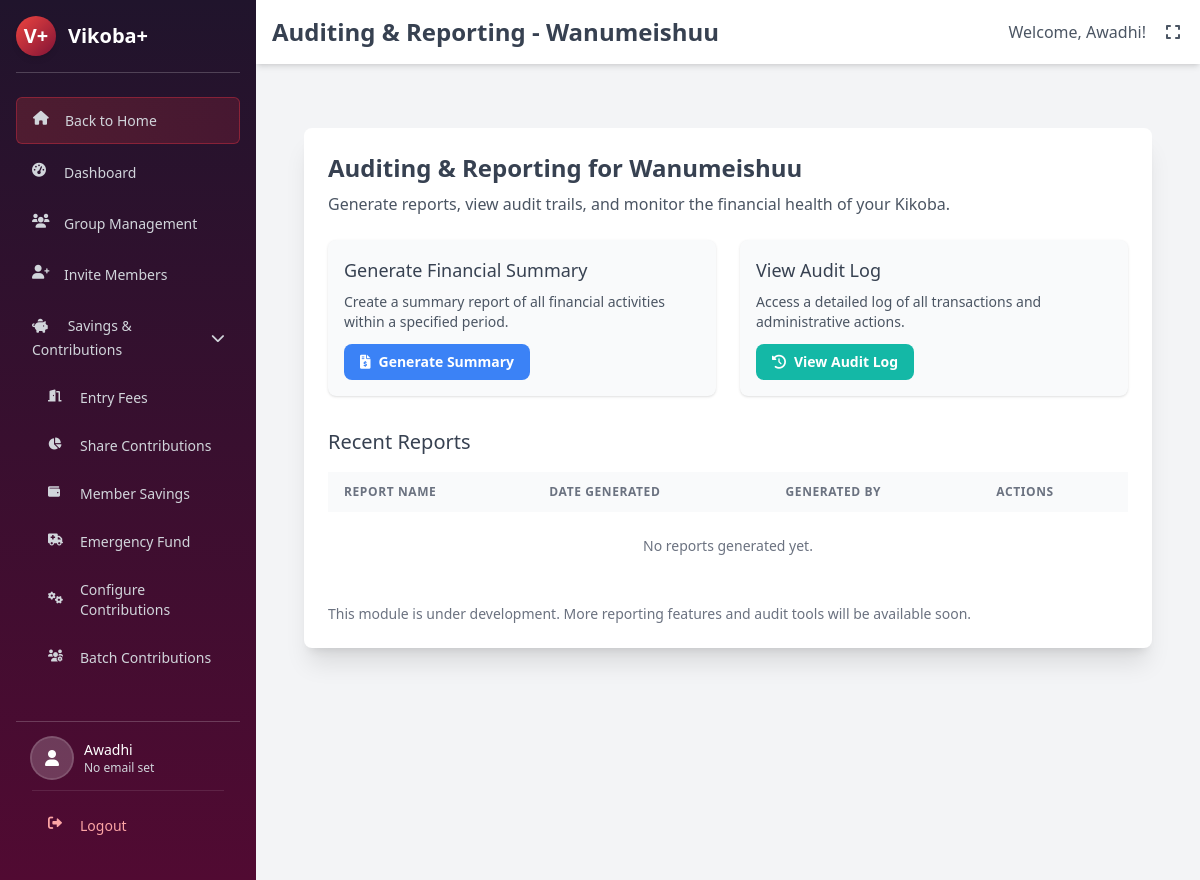
Page /dashboard/kikoba-admin/auditing-reporting/ (signed in) on the committed database.
### registration/models.py (models this page shows, shortened)
class User(AbstractBaseUser, PermissionsMixin):
    ROLE_CHOICES = (
        ('admin', 'Admin'),
        ('member', 'Member'),
        ('kikoba_admin', 'Kikoba Admin'),
        ('accountant', 'Accountant'),
    )
    phone_number = models.CharField(max_length=15, unique=True) # This is the USERNAME_FIELD
    name = models.CharField(max_length=255)
    email = models.EmailField(max_length=255, blank=True, null=True)
    role = models.CharField(max_length=15, choices=ROLE_CHOICES, default='member')
    nida_number = models.CharField(max_length=30, blank=True, null=True, unique=True, help_text="National ID number, if available.")
    phone_number_verified = models.BooleanField(default=False)
    profile_photo = models.ImageField(upload_to='profile_photos/', blank=True, null=True)
    verification_method = models.CharField(max_length=50, blank=True, null=True, help_text="e.g., NIDA, PHONE_PHOTO_MEMBER_VERIFIED")
    verification_status = models.CharField(max_length=20, default='pending', help_text="e.g., pending, verified, rejected")
    date_joined = models.DateTimeField(default=timezone.now)
    is_active = models.BooleanField(default=True)
    is_staff = models.BooleanField(default=False)
    objects = UserManager()
    USERNAME_FIELD = 'phone_number'
    REQUIRED_FIELDS = ['name'] # For createsuperuser: name is required in addition to phone_number

### groups/models.py (models this page shows, shortened)
class Kikoba(models.Model): # Renamed from Group
    GROUP_TYPE_CHOICES = (
        ('standard', 'Standard VIKOBA (Variable-Share ASCA)'),
        ('fixed_share', 'Fixed-Share VIKOBA'),
        ('interest_refund', 'Interest Refund VIKOBA'),
        ('rosca', 'ROSCA (Rotating Savings)'),
        ('welfare', 'Welfare/Help Group (WCG)'),
    )
    FREQUENCY_CHOICES = (
        ('daily', 'Daily'),
        ('weekly', 'Weekly'),
        ('biweekly', 'Bi-weekly'),
        ('monthly', 'Monthly'),
    )
    name = models.CharField(max_length=255, unique=True)
    description = models.TextField(blank=True, null=True)
    created_by = models.ForeignKey(settings.AUTH_USER_MODEL, on_delete=models.SET_NULL, null=True, related_name='created_vikoba')
    created_at = models.DateTimeField(auto_now_add=True)
    contribution_frequency = models.CharField(max_length=10, choices=FREQUENCY_CHOICES, default='monthly')
    interest_rate = models.DecimalField(max_digits=5, decimal_places=2, default=5.00)
    loan_limit_factor = models.DecimalField(max_digits=5, decimal_places=2, default=3.00)
    loan_term_days = models.PositiveIntegerField(default=90)
    late_payment_penalty = models.DecimalField(max_digits=5, decimal_places=2, default=1.00)
    is_active = models.BooleanField(default=True)
    is_center_kikoba = models.BooleanField(default=False, help_text=_('Can new members join this Kikoba directly from a central registration form?'))
    location = models.CharField(max_length=255, blank=True, null=True, help_text=_('Physical location or address of the Kikoba.'))
    ESTIMATED_MEMBERS_CHOICES = [
        ('2-5', '2-5 Members'),
        ('6-10', '6-10 Members'),
        ('11-20', '11-20 Members'),
        ('21-50', '21-50 Members'),
        ('51-100', '51-100 Members'),
        ('101-200', '101-200 Members'),
        ('201-500', '201-500 Members'),
        ('501-1000', '501-1000 Members'),
        ('1000+', '1000+ Members'),
    ]
    estimated_members = models.CharField(
        max_length=20,
        choices=ESTIMATED_MEMBERS_CHOICES,
        blank=True,
        null=True,
        help_text=_('Estimated number of members in the Kikoba.')
    )
    constitution_document = models.FileField(
        upload_to='kikoba_documents/constitutions/',
        null=True,
        blank=True,
        help_text=_("Upload the Kikoba's constitution document (optional).")
    )
    other_documents = models.FileField(
        upload_to='kikoba_documents/others/',
        null=True,
        blank=True,
        help_text=_('Upload any other relevant documents for the Kikoba (optional).')
    )
    kikoba_number = models.CharField(
        max_length=15,
        unique=True,
        blank=True,
        help_text=_('Unique identification number for the Kikoba.')
    )
    group_type = models.CharField(
        max_length=20,
        choices=GROUP_TYPE_CHOICES,
        null=True,  # Allow null for existing records
        blank=True,  # Allow blank in forms for existing records
        help_text=_('Type of the group which determines the financial model used.')
    )
    creator_phone_number = models.CharField(max_length=15, blank=True, null=True, help_text=_('Phone number of the user who initiated creation.'))

### dashboard/views.py (the view)
# urls.py: path('kikoba-admin/auditing-reporting/', views.auditing_reporting_view, name='auditing_reporting'),
@login_required
def auditing_reporting_view(request):
    admin_membership = KikobaMembership.objects.filter(user=request.user, role__in=['kikoba_admin', 'chairperson', 'treasurer'], is_active=True).select_related('kikoba').first()
    if not admin_membership:
        messages.error(request, "You do not have administrative access.")
        return redirect('dashboard:home')
    current_kikoba = admin_membership.kikoba
    context = {
        'page_title': f'Auditing & Reporting - {current_kikoba.name}',
        'current_kikoba': current_kikoba,
    }
    return render(request, 'dashboard/auditing_reporting.html', context)

### dashboard/templates/dashboard/auditing_reporting.html (shortened to what this page needs)
{% extends "dashboard/base_dashboard_new.html" %}
{% load static %}
{% block page_title %}{{ page_title|default:"Auditing & Reporting" }}{% endblock %}
{% block dashboard_content %}
<div class="container mx-auto px-4 py-8">
    <div class="bg-white shadow-xl rounded-lg p-6">
        <h2 class="text-2xl font-semibold text-gray-700 mb-2">Auditing & Reporting for {{ current_kikoba.name }}</h2>
        <p class="text-gray-600 mb-6">Generate reports, view audit trails, and monitor the financial health of your Kikoba.</p>
        <div class="grid grid-cols-1 md:grid-cols-2 gap-6 mb-8">
            <div class="bg-gray-50 p-4 rounded-lg shadow">
                <h3 class="text-lg font-medium text-gray-700 mb-2">Generate Financial Summary</h3>
                <p class="text-sm text-gray-600 mb-3">Create a summary report of all financial activities within a specified period.</p>
                <button class="bg-blue-500 hover:bg-blue-600 text-white font-semibold py-2 px-4 rounded-lg text-sm">
                    <i class="fas fa-file-invoice-dollar mr-2"></i>Generate Summary
                </button>
            </div>
            <div class="bg-gray-50 p-4 rounded-lg shadow">
                <h3 class="text-lg font-medium text-gray-700 mb-2">View Audit Log</h3>
                <p class="text-sm text-gray-600 mb-3">Access a detailed log of all transactions and administrative actions.</p>
                <button class="bg-teal-500 hover:bg-teal-600 text-white font-semibold py-2 px-4 rounded-lg text-sm">
                    <i class="fas fa-history mr-2"></i>View Audit Log
                </button>
            </div>
        </div>
        <h3 class="text-xl font-medium text-gray-700 mb-4">Recent Reports</h3>
        <div class="overflow-x-auto">
            <table class="min-w-full bg-white">
                <thead class="bg-gray-50">
                    <tr>
                        <th class="py-3 px-4 text-left text-xs font-semibold text-gray-500 uppercase tracking-wider">Report Name</th>
                        <th class="py-3 px-4 text-left text-xs font-semibold text-gray-500 uppercase tracking-wider">Date Generated</th>
                        <th class="py-3 px-4 text-left text-xs font-semibold text-gray-500 uppercase tracking-wider">Generated By</th>
                        <th class="py-3 px-4 text-left text-xs font-semibold text-gray-500 uppercase tracking-wider">Actions</th>
                    </tr>
                </thead>
                <tbody class="divide-y divide-gray-200">
                    <tr>
                        <td colspan="4" class="py-6 px-4 text-center text-sm text-gray-500">No reports generated yet.</td>
                    </tr>
                </tbody>
            </table>
        </div>
        <p class="mt-6 text-sm text-gray-500">This module is under development. More reporting features and audit tools will be available soon.</p>
    </div>
</div>
{% endblock %}

### dashboard/templates/dashboard/base_dashboard_new.html (shortened to what this page needs)
<!DOCTYPE html>
{% load i18n %}
<html lang="{% get_current_language as LANGUAGE_CODE %}{{ LANGUAGE_CODE }}">
<head>
    {% load static i18n %}
    <script src="https://cdn.tailwindcss.com"></script>
    <link rel="stylesheet" href="https://cdnjs.cloudflare.com/ajax/libs/font-awesome/6.0.0-beta3/css/all.min.css">
</head>
<body class="bg-gray-100 font-sans leading-normal tracking-normal">
    <div class="flex min-h-screen relative">
        <aside id="sidebar" class="fixed inset-y-0 left-0 z-30 w-64 bg-gradient-to-b from-deep-purple to-dark-maroon text-white p-4 space-y-6
                                   lg:static lg:inset-0">
            <div class="flex items-center justify-between border-b border-white/20 pb-4">
                <a href="{% url 'dashboard:home' %}" class="text-xl font-bold text-white flex items-center">
                    <span class="flex-shrink-0 w-10 h-10 bg-gradient-logo rounded-full flex items-center justify-center mr-3 shadow-md">
                        <span class="text-white font-bold text-xl">V+</span>
                    </span>
                    <span>Vikoba+</span>
                </a>
            </div>
            <nav class="flex-1 space-y-1.5 overflow-y-auto" style="max-height: calc(100vh - 200px);">
                <a href="/" class="sidebar-link bg-gradient-to-r from-bright-red/20 to-ruby-red/20 hover:from-bright-red/30 hover:to-ruby-red/30 border border-ruby-red/50">
                    <i class="fas fa-home sidebar-icon"></i> Back to Home
                </a>
                <a href="{% url 'dashboard:home' %}" class="sidebar-link {% if request.path == '/dashboard/' or request.path == '/dashboard/home/' %}active{% endif %}">
                    <i class="fas fa-tachometer-alt sidebar-icon"></i> Dashboard
                </a>
                <a href="{% url 'dashboard:group_management' %}" class="sidebar-link module-nav-link {% if 'group-management' in request.path or request.resolver_match.url_name == 'group_management' %}active{% endif %}">
                    <i class="fas fa-users sidebar-icon"></i> Group Management
                </a>
                <a href="{% url 'dashboard:invite_member' %}" class="sidebar-link module-nav-link {% if 'invite-member' in request.path %}active{% endif %}">
                    <i class="fas fa-user-plus sidebar-icon"></i> Invite Members
                </a>
                  <div>
                    <button type="button" class="contributions-dropdown-toggle sidebar-link module-nav-link w-full text-left flex justify-between items-center cursor-pointer ">
                        <span>
                            <i class="fas fa-piggy-bank sidebar-icon"></i> Savings & Contributions
                        </span>
                        <i class="contributionsDropdownIcon fas fa-chevron-down transform transition-transform duration-200"></i>
                    </button>
                    <div class="contributionsDropdown mt-1 space-y-1 pl-4">
                        <a href="{% url 'dashboard:entry_fee_management' %}" class="sidebar-link text-sm {% if 'entry-fee' in request.path %}active{% endif %}">
                            <i class="fas fa-door-open sidebar-icon text-xs"></i> Entry Fees
                        </a>
                        <a href="{% url 'dashboard:share_contributions_management' %}" class="sidebar-link text-sm {% if 'share-contributions/' in request.path %}active{% endif %}">
                            <i class="fas fa-chart-pie sidebar-icon text-xs"></i> Share Contributions
                        </a>
                        <a href="{% url 'dashboard:savings_management' %}" class="sidebar-link text-sm {% if 'savings/' in request.path %}active{% endif %}">
                            <i class="fas fa-wallet sidebar-icon text-xs"></i> Member Savings
                        </a>
                        <a href="{% url 'dashboard:emergency_fund_management' %}" class="sidebar-link text-sm {% if 'emergency-fund/' in request.path %}active{% endif %}">
                            <i class="fas fa-ambulance sidebar-icon text-xs"></i> Emergency Fund
                        </a>
                         <a href="{% if current_kikoba %}{% url 'groups:kikoba_contribution_config' kikoba_id=current_kikoba.id %}{% else %}#{% endif %}" class="sidebar-link text-sm {% if 'configure-contributions' in request.path %}active{% endif %}">
                            <i class="fas fa-cogs sidebar-icon text-xs"></i> Configure Contributions
                        </a>
                        <a href="{% url 'dashboard:batch_contributions' %}" class="sidebar-link text-sm {% if 'batch-contributions' in request.path %}active{% endif %}">
                            <i class="fas fa-users-cog sidebar-icon text-xs"></i> Batch Contributions
                        </a>
                        <a href="{% url 'dashboard:csv_contributions_import' %}" class="sidebar-link text-sm {% if 'csv-import' in request.path %}active{% endif %}">
                        </a>
                    </div>
                </div>
            </nav>
            <div class="p-4 border-t border-white/20 mt-auto">
                {% if user.is_authenticated %}
                <div class="flex items-center mb-3 pb-3 border-b border-white/10">
                    <div class="w-10 h-10 rounded-full bg-white/20 flex items-center justify-center text-white mr-3 ring-2 ring-white/30">
                        {% if user.profile_photo %}
                            <img src="{{ user.profile_photo.url }}" alt="{{ user.name|default:'User' }}" class="w-full h-full rounded-full object-cover">
                        {% else %}
                            <i class="fas fa-user"></i>
                        {% endif %}
                    </div>
                    <div>
                        <p class="text-sm font-medium text-white">
                            {{ user.name|default:'User' }}
                        </p>
                        <p class="text-xs text-gray-300">{{ user.email|default:"No email set" }}</p>
                    </div>
                </div>
                <a href="{% url 'logout' %}" class="sidebar-link text-red-300 hover:bg-red-700/50 hover:text-red-100">
                    <i class="fas fa-sign-out-alt sidebar-icon"></i> Logout
                </a>
                {% else %}
                <a href="{% url 'login' %}" class="sidebar-link text-gray-300 hover:bg-gray-700/50 hover:text-white">
                    <i class="fas fa-sign-in-alt sidebar-icon"></i> Login
                </a>
                {% endif %}
            </div>
        </aside>
        <main class="flex-1 flex flex-col overflow-hidden">
            <header class="bg-white shadow-md p-4">
                <div class="flex justify-between items-center">
                    <h1 class="text-xl md:text-2xl font-semibold text-gray-700">{% block page_title %}Dashboard Overview{% endblock %}</h1>
                    <div class="flex items-center space-x-4">
                        <span class="text-gray-600 hidden sm:inline">Welcome, {{ user.name|default:'User' }}!</span>
                        <button id="fullscreen-toggle" class="text-gray-600 hover:text-ruby-red p-1" title="Toggle Fullscreen">
                            <i class="fas fa-expand"></i>
                        </button>
                    </div>
                </div>
            </header>
            <div class="flex-1 p-4 md:p-6 lg:p-8 overflow-y-auto" id="main-content-area">
                {% block dashboard_content %}{% endblock %}
            </div>
        </main>
    </div>
</body>
</html>

### dashboard/templates/dashboard/base_dashboard_new.html (style rules this page uses)
.bg-gradient-logo { background: linear-gradient(135deg, var(--bright-red, #EE4540), var(--burgundy, #801336)); }
.sidebar-link { display: flex; align-items: center; padding: 0.75rem 1rem; font-size: 0.875rem; font-weight: 500; border-radius: 0.375rem; transition: background-color 0.2s ease-in-out, color 0.2s ease-in-out; color: #d1d5db; }
.sidebar-icon { margin-right: 0.75rem; width: 1.25rem; height: 1.25rem; flex-shrink: 0; }

### rows in the picture
User: name "Awadhi", email "No email set"
Kikoba: name "Wanumeishuu"

### other values in the picture
{{ page_title|default:"Auditing & Reporting" }} "Auditing & Reporting - Wanumeishuu"
